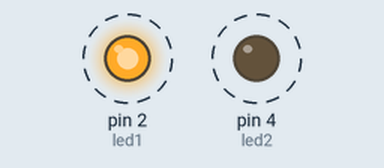
A sketch run on a simulated Arduino Uno, built with avr-gcc and run on an emulated ATmega328P. On the bench: output pins drawn as LEDs (lit = HIGH). Dashed ring = blinking.

Above: at 0.2 s.
Timing chart, 0 to 3.0 s (numbered marks = the images above):
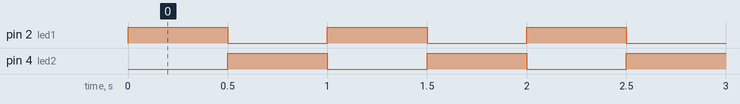

The sketch:

led_blink_two_led.ino.ino
```cpp
// 定义两个LED引脚
const int led1 = 2;
const int led2 = 4;

void setup() {
  pinMode(led1, OUTPUT);
  pinMode(led2, OUTPUT);
}

void loop() {
  // LED2亮，LED4灭
  digitalWrite(led1, HIGH);
  digitalWrite(led2, LOW);
  delay(500);

  // LED2灭，LED4亮，实现交替闪烁
  digitalWrite(led1, LOW);
  digitalWrite(led2, HIGH);
  delay(500);
}
```

Measured:
- by itself, pin 2 (led1), pin 4 (led2): alternates HIGH for 0.50 s and LOW for 0.50 s
